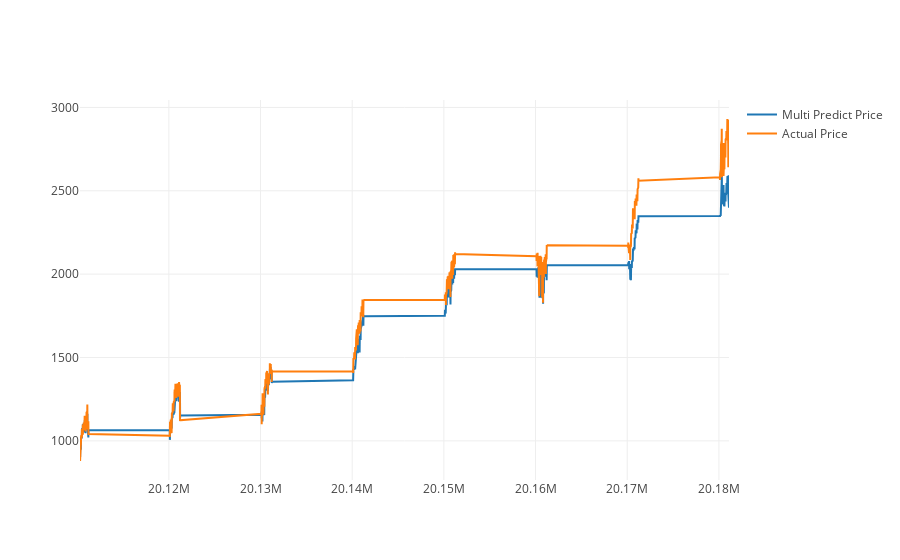

The notebook cell this image was saved under:
### Code cell
predictDates = data.tail(len(inv_y)).index
actual_chart = go.Scatter(x=predictDates, y=inv_y, name= 'Actual Price')
multi_predict_chart = go.Scatter(x=predictDates, y=inv_yhat, name= 'Multi Predict Price')
#predict_chart = go.Scatter(x=predictDates, y=yhat_reshape, name= 'Predict Price')
#py.iplot([predict_chart, multi_predict_chart, actual_chart])
py.iplot([multi_predict_chart, actual_chart])

### Figure 1 — Plotly figure (JSON) as saved in the notebook; plotly's stock layout.template omitted (floating-point values rounded to 4 significant figures; data arrays with more than 128 entries replaced by an {"elided": "..."} marker saying what was removed)
{"data": [{"name": "Multi Predict Price", "type": "scatter", "uid": "9bd160fe-f61a-438c-9ec2-b6e19ed13173", "x": {"elided": "1930 int values"}, "y": {"elided": "1930 float values"}}, {"name": "Actual Price", "type": "scatter", "uid": "def1046b-c303-43df-98b0-898d4c91debe", "x": {"elided": "1930 int values"}, "y": {"elided": "1930 float values"}}], "layout": {}}
